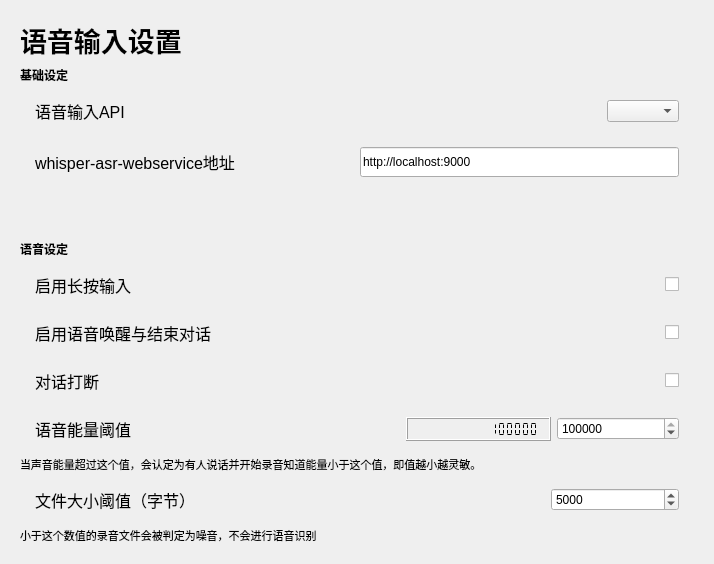
<?xml version="1.0" encoding="UTF-8"?>
<ui version="4.0">
 <class>setting_voiceinput</class>
 <widget class="QWidget" name="setting_voiceinput">
  <property name="geometry">
   <rect>
    <x>0</x>
    <y>0</y>
    <width>714</width>
    <height>521</height>
   </rect>
  </property>
  <property name="windowTitle">
   <string>Form</string>
  </property>
  <layout class="QVBoxLayout" name="verticalLayout">
   <property name="leftMargin">
    <number>20</number>
   </property>
   <property name="topMargin">
    <number>20</number>
   </property>
   <property name="rightMargin">
    <number>20</number>
   </property>
   <property name="bottomMargin">
    <number>20</number>
   </property>
   <item>
    <widget class="ElaText" name="label">
     <property name="font">
      <font>
       <pointsize>20</pointsize>
       <bold>true</bold>
      </font>
     </property>
     <property name="text">
      <string>语音输入设置</string>
     </property>
    </widget>
   </item>
   <item>
    <widget class="ElaText" name="label_49">
     <property name="font">
      <font>
       <bold>true</bold>
      </font>
     </property>
     <property name="text">
      <string>基础设定</string>
     </property>
    </widget>
   </item>
   <item>
    <widget class="ElaScrollPageArea" name="widget_36" native="true">
     <layout class="QHBoxLayout" name="horizontalLayout_37" stretch="2,0">
      <property name="leftMargin">
       <number>15</number>
      </property>
      <property name="rightMargin">
       <number>15</number>
      </property>
      <item>
       <widget class="ElaText" name="label_47">
        <property name="font">
         <font>
          <pointsize>12</pointsize>
         </font>
        </property>
        <property name="text">
         <string>语音输入API</string>
        </property>
       </widget>
      </item>
      <item>
       <widget class="ElaComboBox" name="comboBox_speechInput_API"/>
      </item>
     </layout>
    </widget>
   </item>
   <item>
    <widget class="QStackedWidget" name="stackedWidget_speechInput">
     <property name="currentIndex">
      <number>0</number>
     </property>
     <widget class="QWidget" name="page_13">
      <layout class="QVBoxLayout" name="verticalLayout_20" stretch="0,1">
       <property name="spacing">
        <number>0</number>
       </property>
       <property name="leftMargin">
        <number>0</number>
       </property>
       <property name="topMargin">
        <number>0</number>
       </property>
       <property name="rightMargin">
        <number>0</number>
       </property>
       <property name="bottomMargin">
        <number>0</number>
       </property>
       <item>
        <widget class="ElaScrollPageArea" name="widget_40" native="true">
         <layout class="QHBoxLayout" name="horizontalLayout_41" stretch="2,2">
          <property name="leftMargin">
           <number>15</number>
          </property>
          <property name="rightMargin">
           <number>15</number>
          </property>
          <item>
           <widget class="ElaText" name="label_52">
            <property name="font">
             <font>
              <pointsize>12</pointsize>
             </font>
            </property>
            <property name="text">
             <string>whisper-asr-webservice地址</string>
            </property>
           </widget>
          </item>
          <item>
           <widget class="ElaLineEdit" name="lineEdit_speechInput_url_4">
            <property name="minimumSize">
             <size>
              <width>0</width>
              <height>30</height>
             </size>
            </property>
            <property name="text">
             <string>http://localhost:9000</string>
            </property>
            <property name="alignment">
             <set>Qt::AlignmentFlag::AlignLeading|Qt::AlignmentFlag::AlignLeft|Qt::AlignmentFlag::AlignVCenter</set>
            </property>
           </widget>
          </item>
         </layout>
        </widget>
       </item>
       <item>
        <spacer name="verticalSpacer_11">
         <property name="orientation">
          <enum>Qt::Orientation::Vertical</enum>
         </property>
         <property name="sizeHint" stdset="0">
          <size>
           <width>20</width>
           <height>40</height>
          </size>
         </property>
        </spacer>
       </item>
      </layout>
     </widget>
     <widget class="QWidget" name="page_14">
      <layout class="QVBoxLayout" name="verticalLayout_21">
       <property name="spacing">
        <number>0</number>
       </property>
       <property name="leftMargin">
        <number>0</number>
       </property>
       <property name="topMargin">
        <number>0</number>
       </property>
       <property name="rightMargin">
        <number>0</number>
       </property>
       <property name="bottomMargin">
        <number>0</number>
       </property>
       <item>
        <widget class="ElaScrollPageArea" name="widget_41" native="true">
         <layout class="QHBoxLayout" name="horizontalLayout_42" stretch="2,2">
          <property name="leftMargin">
           <number>15</number>
          </property>
          <property name="rightMargin">
           <number>15</number>
          </property>
          <item>
           <widget class="ElaText" name="label_53">
            <property name="font">
             <font>
              <pointsize>12</pointsize>
             </font>
            </property>
            <property name="text">
             <string>API Key</string>
            </property>
           </widget>
          </item>
          <item>
           <widget class="ElaLineEdit" name="lineEdit_speechInput_BaiduAPIKey_4">
            <property name="minimumSize">
             <size>
              <width>0</width>
              <height>30</height>
             </size>
            </property>
            <property name="text">
             <string/>
            </property>
            <property name="alignment">
             <set>Qt::AlignmentFlag::AlignLeading|Qt::AlignmentFlag::AlignLeft|Qt::AlignmentFlag::AlignVCenter</set>
            </property>
           </widget>
          </item>
         </layout>
        </widget>
       </item>
       <item>
        <widget class="ElaScrollPageArea" name="widget_42" native="true">
         <layout class="QHBoxLayout" name="horizontalLayout_43" stretch="2,2">
          <property name="leftMargin">
           <number>15</number>
          </property>
          <property name="rightMargin">
           <number>15</number>
          </property>
          <item>
           <widget class="ElaText" name="label_54">
            <property name="font">
             <font>
              <pointsize>12</pointsize>
             </font>
            </property>
            <property name="text">
             <string>Secret Key</string>
            </property>
           </widget>
          </item>
          <item>
           <widget class="ElaLineEdit" name="lineEdit_speechInput_BaiduSecretKey_4">
            <property name="minimumSize">
             <size>
              <width>0</width>
              <height>30</height>
             </size>
            </property>
            <property name="text">
             <string/>
            </property>
            <property name="alignment">
             <set>Qt::AlignmentFlag::AlignLeading|Qt::AlignmentFlag::AlignLeft|Qt::AlignmentFlag::AlignVCenter</set>
            </property>
           </widget>
          </item>
         </layout>
        </widget>
       </item>
      </layout>
     </widget>
    </widget>
   </item>
   <item>
    <widget class="ElaText" name="label_44">
     <property name="font">
      <font>
       <bold>true</bold>
      </font>
     </property>
     <property name="text">
      <string>语音设定</string>
     </property>
    </widget>
   </item>
   <item>
    <widget class="ElaScrollPageArea" name="widget_34" native="true">
     <layout class="QHBoxLayout" name="horizontalLayout_35" stretch="1,0">
      <property name="leftMargin">
       <number>15</number>
      </property>
      <property name="rightMargin">
       <number>15</number>
      </property>
      <item>
       <widget class="ElaText" name="label_41">
        <property name="font">
         <font>
          <pointsize>12</pointsize>
         </font>
        </property>
        <property name="text">
         <string>启用长按输入</string>
        </property>
       </widget>
      </item>
      <item>
       <widget class="ElaCheckBox" name="checkBox_speechInput_enable">
        <property name="enabled">
         <bool>true</bool>
        </property>
        <property name="text">
         <string/>
        </property>
       </widget>
      </item>
     </layout>
    </widget>
   </item>
   <item>
    <widget class="ElaScrollPageArea" name="widget_37" native="true">
     <layout class="QHBoxLayout" name="horizontalLayout_38" stretch="1,0">
      <property name="leftMargin">
       <number>15</number>
      </property>
      <property name="rightMargin">
       <number>15</number>
      </property>
      <item>
       <widget class="ElaText" name="label_48">
        <property name="font">
         <font>
          <pointsize>12</pointsize>
         </font>
        </property>
        <property name="text">
         <string>启用语音唤醒与结束对话</string>
        </property>
       </widget>
      </item>
      <item>
       <widget class="ElaCheckBox" name="checkBox_speechInput_wake">
        <property name="enabled">
         <bool>true</bool>
        </property>
        <property name="text">
         <string/>
        </property>
       </widget>
      </item>
     </layout>
    </widget>
   </item>
   <item>
    <widget class="ElaScrollPageArea" name="widget_38" native="true">
     <layout class="QHBoxLayout" name="horizontalLayout_39" stretch="1,0">
      <property name="leftMargin">
       <number>15</number>
      </property>
      <property name="rightMargin">
       <number>15</number>
      </property>
      <item>
       <widget class="ElaText" name="label_50">
        <property name="font">
         <font>
          <pointsize>12</pointsize>
         </font>
        </property>
        <property name="text">
         <string>对话打断</string>
        </property>
       </widget>
      </item>
      <item>
       <widget class="ElaCheckBox" name="checkBox_speechInput_interrupt">
        <property name="enabled">
         <bool>true</bool>
        </property>
        <property name="text">
         <string/>
        </property>
       </widget>
      </item>
     </layout>
    </widget>
   </item>
   <item>
    <widget class="ElaScrollPageArea" name="widget_39" native="true">
     <layout class="QHBoxLayout" name="horizontalLayout_40" stretch="3,1,1">
      <property name="leftMargin">
       <number>15</number>
      </property>
      <property name="rightMargin">
       <number>15</number>
      </property>
      <item>
       <widget class="ElaText" name="label_51">
        <property name="font">
         <font>
          <pointsize>12</pointsize>
         </font>
        </property>
        <property name="text">
         <string>语音能量阈值</string>
        </property>
       </widget>
      </item>
      <item>
       <widget class="QLCDNumber" name="lcdNumber">
        <property name="font">
         <font>
          <bold>false</bold>
         </font>
        </property>
        <property name="smallDecimalPoint">
         <bool>true</bool>
        </property>
        <property name="digitCount">
         <number>15</number>
        </property>
        <property name="segmentStyle">
         <enum>QLCDNumber::SegmentStyle::Flat</enum>
        </property>
        <property name="value" stdset="0">
         <double>999999999.000000000000000</double>
        </property>
        <property name="intValue" stdset="0">
         <number>999999999</number>
        </property>
       </widget>
      </item>
      <item>
       <widget class="ElaSpinBox" name="spinBox_energy">
        <property name="maximum">
         <number>999999999</number>
        </property>
        <property name="value">
         <number>1000000</number>
        </property>
       </widget>
      </item>
     </layout>
    </widget>
   </item>
   <item>
    <widget class="ElaText" name="label_31">
     <property name="font">
      <font>
       <pointsize>8</pointsize>
      </font>
     </property>
     <property name="text">
      <string>当声音能量超过这个值，会认定为有人说话并开始录音知道能量小于这个值，即值越小越灵敏。</string>
     </property>
    </widget>
   </item>
   <item>
    <widget class="ElaScrollPageArea" name="widget_35" native="true">
     <layout class="QHBoxLayout" name="horizontalLayout_36" stretch="4,1">
      <property name="leftMargin">
       <number>15</number>
      </property>
      <property name="rightMargin">
       <number>15</number>
      </property>
      <item>
       <widget class="ElaText" name="label_42">
        <property name="font">
         <font>
          <pointsize>12</pointsize>
         </font>
        </property>
        <property name="text">
         <string>文件大小阈值（字节）</string>
        </property>
       </widget>
      </item>
      <item>
       <widget class="ElaSpinBox" name="spinBox_size">
        <property name="maximum">
         <number>999999999</number>
        </property>
        <property name="value">
         <number>5000</number>
        </property>
       </widget>
      </item>
     </layout>
    </widget>
   </item>
   <item>
    <widget class="ElaText" name="label_33">
     <property name="font">
      <font>
       <pointsize>8</pointsize>
      </font>
     </property>
     <property name="text">
      <string>小于这个数值的录音文件会被判定为噪音，不会进行语音识别</string>
     </property>
    </widget>
   </item>
   <item>
    <spacer name="verticalSpacer_7">
     <property name="orientation">
      <enum>Qt::Orientation::Vertical</enum>
     </property>
     <property name="sizeHint" stdset="0">
      <size>
       <width>20</width>
       <height>1</height>
      </size>
     </property>
    </spacer>
   </item>
  </layout>
 </widget>
 <customwidgets>
  <customwidget>
   <class>ElaCheckBox</class>
   <extends>QCheckBox</extends>
   <header location="global">elacheckbox.h</header>
  </customwidget>
  <customwidget>
   <class>ElaScrollPageArea</class>
   <extends>QWidget</extends>
   <header location="global">elascrollpagearea.h</header>
   <container>1</container>
  </customwidget>
  <customwidget>
   <class>ElaText</class>
   <extends>QLabel</extends>
   <header location="global">elatext.h</header>
  </customwidget>
  <customwidget>
   <class>ElaLineEdit</class>
   <extends>QLineEdit</extends>
   <header location="global">elalineedit.h</header>
  </customwidget>
  <customwidget>
   <class>ElaSpinBox</class>
   <extends>QSpinBox</extends>
   <header location="global">elaspinbox.h</header>
  </customwidget>
  <customwidget>
   <class>ElaComboBox</class>
   <extends>QComboBox</extends>
   <header location="global">elacombobox.h</header>
  </customwidget>
 </customwidgets>
 <resources/>
 <connections/>
</ui>
